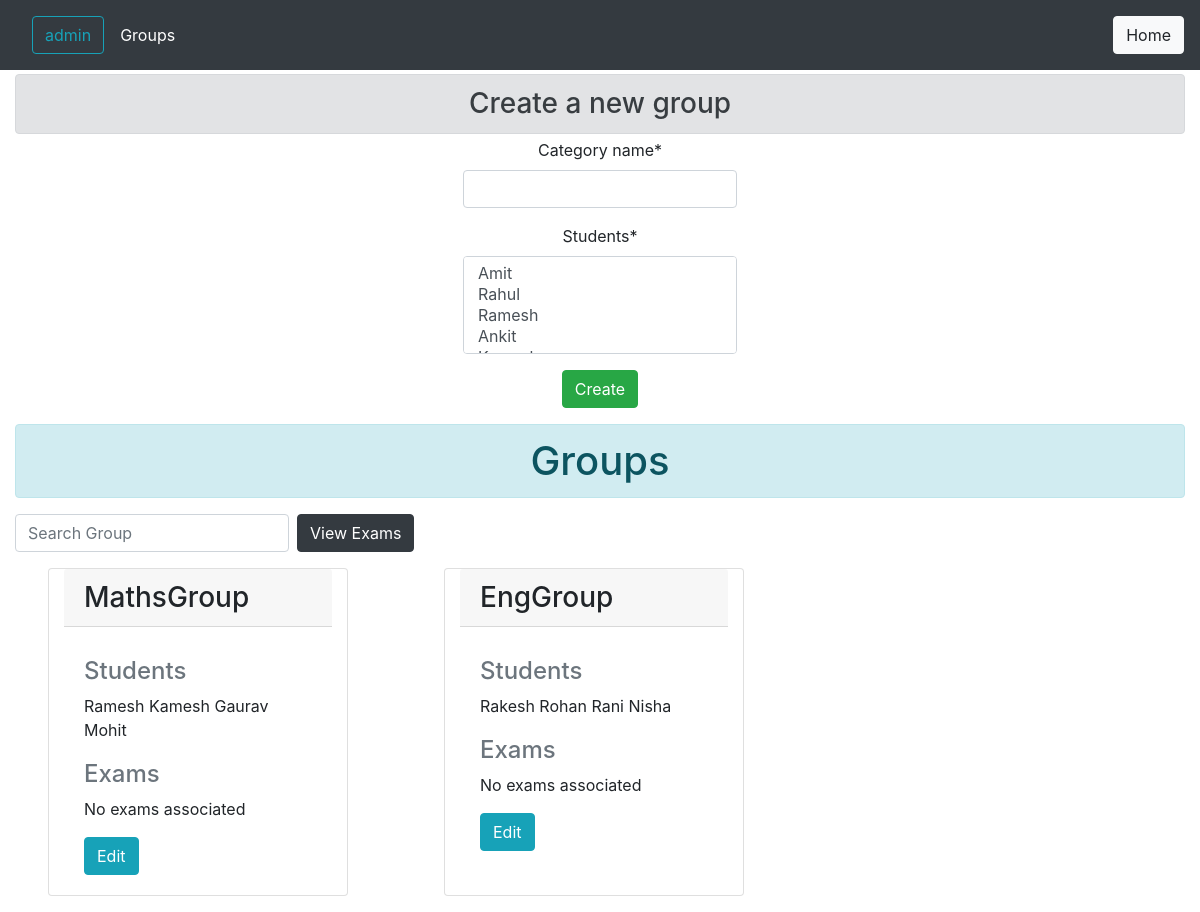
The app's page /prof/viewgroups (signed in) with its own data.
### authAccount/models.py (models this page shows)
class User(AbstractUser):
    isStudent=models.BooleanField(default=False)
    isTeacher = models.BooleanField(default=False)
    def __str__(self):
        return str(self.username)

### main/models/group.py (models this page shows, shortened)
class Special_Students(models.Model):
    professor = models.ForeignKey(User, limit_choices_to={'isTeacher': True}, on_delete=models.CASCADE)
    category_name = models.CharField(max_length=10)
    students = models.ManyToManyField(User, limit_choices_to={'isStudent': True}, related_name='students')

### prof/views/group.py (the view, shortened to what this page needs)
def create_student_group(request):
    prof = request.user
    return render(request, 'prof/group/addview_groups.html', {
        'special_students_db': Special_Students.objects.filter(professor=prof), 'prof': prof, 'groupForm': Group_Form()
    })

### main/models/group.py
class Group_Form(ModelForm):
    class Meta:
        model = Special_Students
        fields = '__all__'
        exclude = ['professor']

### prof/templates/prof/group/addview_groups.html (shortened to what this page needs)
{% extends 'prof/base/base.html' %}
{% load crispy_forms_tags %}
{% load static %}
{% block navbar_title %}{{ prof.username }}{% endblock navbar_title %}
{% block navitem_title %}Groups{% endblock navitem_title %}
{% block buttons %}
    <a class="btn btn-light" href="{% url 'prof:index' %}">Home</a>
{% endblock buttons %}
{% block body %}
    <div class="container-fluid">
        <h3 class="alert alert-secondary my-1" align="center">Create a new group</h3>
        <div align='center' id="create_group">
            <div class="container d-flex h-100 row justify-content-center col-20">
                <form align='center' method="POST">
                    {{ groupForm|crispy }}
                    <input class="btn btn-success" type="submit" value="Create">
                </form>
            </div>
        </div>
        <div id='groups'>
            <h1 class="alert alert-info my-3" align="center">Groups</h1>
            <form class="form-inline my-2 my-lg-0">
                <input id="searchGroup" class="form-control mr-sm-2" type="search" placeholder="Search Group"
                    aria-label="Search">
                    <a class="btn btn-dark" href="{% url 'prof:view_exams' %}" target="_blank">View Exams</a>
            </form>
            <div class="row">
                {% for group in special_students_db %}
                <div class="card my-3 mx-5 col-sm-3">
                    <h3 class="card-header">{{ group.category_name }}</h3>
                    <div class="card-body">
                        <p class="card-text">
                            <h4 class="card-subtitle mb-2 text-muted">Students</h4>
                            {% for stud in group.students.all %}
                            {{stud.username}}
                            {% endfor %}
                            <br><br>
                            <h4 class="card-subtitle mb-2 text-muted">Exams</h4>
                            {% for exam in group.exams.all %}
                                {{ exam.name }}
                                {% empty %}
                                    No exams associated
                            {% endfor %}
                        </p>
                        <a href="{% url 'prof:edit_group' group.id %}"
                            class="card-link btn btn-info">Edit</a>
                    </div>
                </div>
                {% empty %}
                <h3>No groups</h3>
                {% endfor %}
            </div>
        </div>
    </div>
{% endblock body %}

### records on screen
User: username "admin"
Special_Students: category_name "MathsGroup"
User: username "Ramesh"
User: username "Kamesh"
User: username "Gaurav"
User: username "Mohit"
Special_Students: category_name "EngGroup"
User: username "Rakesh"
User: username "Rohan"
User: username "Rani"
User: username "Nisha"
